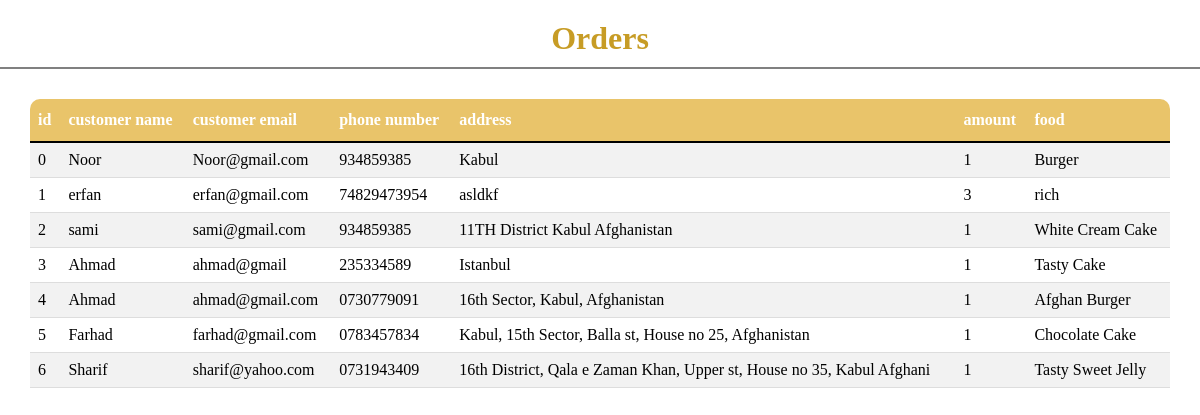
The page /backend/admin/Pages/seeorders.php on the database its author committed.
### tables this page shows
CREATE TABLE `orders` (
  `id` int(10) NOT NULL,
  `customer_name` varchar(30) DEFAULT NULL,
  `customer_email` varchar(50) DEFAULT NULL,
  `phone` varchar(15) DEFAULT NULL,
  `address` varchar(70) DEFAULT NULL,
  `amount` int(5) DEFAULT NULL,
  `food` varchar(50) NOT NULL,
  `price` int(10) NOT NULL
);

### backend/admin/Pages/seeorders.php (the view, shortened to what this page needs)
<?php
 require ('../../files/connection.php');
 try {
     $stmt = $pdo->prepare("SELECT * FROM `orders`");
     $stmt->execute();
     $orders = $stmt->fetchAll(PDO::FETCH_ASSOC);
 } catch (Exception $ex) {
     $result = $ex->getMessage();
 }
?>
<!DOCTYPE html>
<html lang="en">
<head>
</head>
<body>
    <center>
        <div class="linkname">
            <h1><span>Orders</span></h1>
        </div>
    </center>
    <div class="table">
        <table>
            <tr>
                <th class="left">id</th>
                <th>customer name</th>
                <th>customer email</th>
                <th>phone number</th>
                <th>address</th>
                <th>amount</th>
                <th class="right">food</th>
            </tr>
            <?php foreach ($orders as $key => $order): ?>
                <tr>
                    <td ><?php echo $key?></td>
                    <td><?php echo $order['customer_name']?></td>
                    <td><?php echo $order['customer_email']?></td>
                    <td><?php echo $order['phone']?></td>
                    <td><?php echo $order['address']?></td>
                    <td><?php echo $order['amount']?></td>
                    <td ><?php echo $order['food']?></td>
                </tr>
                <?php endforeach; ?>
        </table>
    </div>
</body>
</html>

### rows shown on the page
orders: key "0", customer_name "Noor", customer_email "Noor@gmail.com", phone "934859385", address "Kabul", amount "1", food "Burger"
orders: key "1", customer_name "erfan", customer_email "erfan@gmail.com", phone "74829473954", address "asldkf", amount "3", food "rich"
orders: key "2", customer_name "sami", customer_email "sami@gmail.com", phone "934859385", address "11TH District Kabul Afghanistan", amount "1", food "White Cream Cake"
orders: key "3", customer_name "Ahmad", customer_email "ahmad@gmail", phone "235334589", address "Istanbul", amount "1", food "Tasty Cake"
orders: key "4", customer_name "Ahmad", customer_email "ahmad@gmail.com", phone "0730779091", address "16th Sector, Kabul, Afghanistan", amount "1", food "Afghan Burger"
orders: key "5", customer_name "Farhad", customer_email "farhad@gmail.com", phone "0783457834", address "Kabul, 15th Sector, Balla st, House no 25, Afghanistan", amount "1", food "Chocolate Cake"
orders: key "6", customer_name "Sharif", customer_email "sharif@yahoo.com", phone "0731943409", address "16th District, Qala e Zaman Khan, Upper st, House no 35, Kabul Afghani", amount "1", food "Tasty Sweet Jelly"
